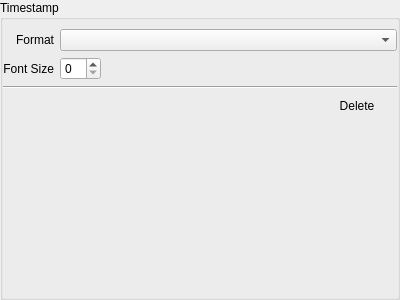
<?xml version="1.0" encoding="UTF-8"?>
<ui version="4.0">
 <class>TimestampOverlaySettingsWidget</class>
 <widget class="QWidget" name="TimestampOverlaySettingsWidget">
  <property name="geometry">
   <rect>
    <x>0</x>
    <y>0</y>
    <width>400</width>
    <height>300</height>
   </rect>
  </property>
  <layout class="QVBoxLayout" name="verticalLayout">
   <property name="leftMargin">
    <number>0</number>
   </property>
   <property name="topMargin">
    <number>0</number>
   </property>
   <property name="rightMargin">
    <number>0</number>
   </property>
   <property name="bottomMargin">
    <number>0</number>
   </property>
   <item>
    <widget class="QGroupBox" name="groupBox">
     <property name="title">
      <string>Timestamp</string>
     </property>
     <property name="flat">
      <bool>true</bool>
     </property>
     <layout class="QGridLayout" name="gridLayout">
      <property name="leftMargin">
       <number>0</number>
      </property>
      <property name="rightMargin">
       <number>0</number>
      </property>
      <item row="1" column="0">
       <widget class="QLabel" name="fontSizeLabel">
        <property name="text">
         <string>Font Size</string>
        </property>
        <property name="alignment">
         <set>Qt::AlignRight|Qt::AlignTrailing|Qt::AlignVCenter</set>
        </property>
        <property name="buddy">
         <cstring>fontSizeSpinBox</cstring>
        </property>
       </widget>
      </item>
      <item row="0" column="0">
       <widget class="QLabel" name="formatLabel">
        <property name="text">
         <string>Format</string>
        </property>
        <property name="alignment">
         <set>Qt::AlignRight|Qt::AlignTrailing|Qt::AlignVCenter</set>
        </property>
        <property name="buddy">
         <cstring>formatComboBox</cstring>
        </property>
       </widget>
      </item>
      <item row="1" column="1">
       <widget class="QSpinBox" name="fontSizeSpinBox"/>
      </item>
      <item row="4" column="0" colspan="3">
       <spacer name="verticalSpacer">
        <property name="orientation">
         <enum>Qt::Vertical</enum>
        </property>
        <property name="sizeHint" stdset="0">
         <size>
          <width>20</width>
          <height>138</height>
         </size>
        </property>
       </spacer>
      </item>
      <item row="0" column="1" colspan="2">
       <widget class="QComboBox" name="formatComboBox"/>
      </item>
      <item row="3" column="0" colspan="3">
       <layout class="QHBoxLayout" name="horizontalLayout">
        <item>
         <spacer name="horizontalSpacer_2">
          <property name="orientation">
           <enum>Qt::Horizontal</enum>
          </property>
          <property name="sizeHint" stdset="0">
           <size>
            <width>40</width>
            <height>20</height>
           </size>
          </property>
         </spacer>
        </item>
        <item>
         <widget class="QPushButton" name="deleteButton">
          <property name="focusPolicy">
           <enum>Qt::NoFocus</enum>
          </property>
          <property name="text">
           <string>Delete</string>
          </property>
          <property name="flat">
           <bool>true</bool>
          </property>
         </widget>
        </item>
       </layout>
      </item>
      <item row="1" column="2">
       <spacer name="horizontalSpacer">
        <property name="orientation">
         <enum>Qt::Horizontal</enum>
        </property>
        <property name="sizeHint" stdset="0">
         <size>
          <width>40</width>
          <height>20</height>
         </size>
        </property>
       </spacer>
      </item>
      <item row="2" column="0" colspan="3">
       <widget class="Line" name="line">
        <property name="orientation">
         <enum>Qt::Horizontal</enum>
        </property>
       </widget>
      </item>
     </layout>
    </widget>
   </item>
  </layout>
 </widget>
 <tabstops>
  <tabstop>formatComboBox</tabstop>
  <tabstop>fontSizeSpinBox</tabstop>
 </tabstops>
 <resources/>
 <connections/>
</ui>
